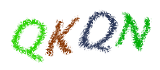
#> input picture src/contradiction/tesseract/dianxin-code.png, 160 x 70 px
$ python run.py
#> lines starting #> are read from the running program, lines starting #| are printed output that depends on the picture; after the words box and inside, x2 and y2 are one past the last pixel; in counts of white or black regions, pixels touching at a corner belong together
# -*- coding: utf-8 -*-
import pytesseract
from PIL import Image
import os
import re

def use_simple_text_image(image_name,lang='eng'):
    '''
    识别简单图形验证码,先预处理原图后再识别,并将识别结果剔除掉无关中文字符(数字加字母类型验证码)
    '''
    preprocess_image_name = preprocess_image(image_name)
    image = Image.open(preprocess_image_name)
    result = pytesseract.image_to_string(image,lang=lang)
    print(result)
    result = postprocess_result(result)
    print(result)
    return result

def convert_gray_image(image_name):
    '''
    灰度化处理图片
    '''
    image = Image.open(image_name)
    # 转灰度
    gray_image = image.convert('L')
    gray_image_name = get_covert_image(image_name,'gray-')
    # 保存灰度图
    gray_image.save(gray_image_name)
    # 返回灰度图名称
    return gray_image_name

def convert_binarization_image(image_name,threshold=127):
    '''
    二值化处理图片
    '''
    image = Image.open(image_name)
    # 二值化,默认阈值 127
    table = []
    for i in  range(256):
        if i < threshold:
            table.append(0)
        else:
            table.append(1)
    binarization_image = image.point(table,'1')
    # binarization_image = image.convert('1')
    binarization_image_name = get_covert_image(image_name,'binarization-threshold-%d-'%threshold)
    # 保存二值图
    binarization_image.save(binarization_image_name)

    # 返回二值图名称
    return binarization_image_name

def convert_gray_image(image_name):
    '''
    灰度化处理图片
    '''
    image = Image.open(image_name)
    # 转灰度
    gray_image = image.convert('L')
    gray_image_name = get_covert_image(image_name,'gray-')
    # 保存灰度图
    gray_image.save(gray_image_name)
    # 返回灰度图名称
    return gray_image_name

def delete_spot_image(image_name):
    '''
    删除无关噪点
    '''
    image = Image.open(image_name)
    data = image.getdata()
    w, h = image.size
    black_point = 0
    for x in range(1, w - 1):
        for y in range(1, h - 1):
            mid_pixel = data[w * y + x]  # 中央像素点像素值
            if mid_pixel < 50:  # 找出上下左右四个方向像素点像素值
                top_pixel = data[w * (y - 1) + x]
                left_pixel = data[w * y + (x - 1)]
                down_pixel = data[w * (y + 1) + x]
                right_pixel = data[w * y + (x + 1)]
                # 判断上下左右的黑色像素点总个数
                if top_pixel < 10:
                    black_point += 1
                if left_pixel < 10:
                    black_point += 1
                if down_pixel < 10:
                    black_point += 1
                if right_pixel < 10:
                    black_point += 1
                if black_point < 1:
                    image.putpixel((x, y), 255)
                black_point = 0

    spot_image_name = get_covert_image(image_name,'spot-')
    image.save(spot_image_name)
    return spot_image_name

def preprocess_image(image_name):
    '''
    预处理图片,先灰度化再二值化处理图片
    '''
    # 灰度化
    gray_image_name = convert_gray_image(image_name)
    # 二值化
    binarization_image_name = convert_binarization_image(gray_image_name,threshold=160)
    # 删除噪点像素
    spot_image_name = delete_spot_image(binarization_image_name)
    # 返回预处理图名称
    return spot_image_name

def postprocess_result(result):
    '''
    剔除无效字符
    '''
    post_result = re.sub(u'([^\u4e00-\u9fa5\u0030-\u0039\u0041-\u005a\u0061-\u007a])', '', result)
    return post_result

def get_covert_image(image_name,covert_prefix):
    '''
    获取转换后文件名,支持文件名称,相对路径和绝对路径
    '''
    # 分割目录和文件名,形如: ('/Users/snowdreams1006/Downloads', 'zui56-code.jpeg')
    split_image_name = os.path.split(image_name)
    dir_split_image_name = split_image_name[0]
    file_split_image_name = split_image_name[1]

    # 分离文件名称和后缀名称,形如: ('zui56-code', '.jpeg')
    splitext_image_name = os.path.splitext(file_split_image_name)
    name_splitext_image_name = splitext_image_name[0]
    suffix_splitext_image_name = splitext_image_name[1]

    # 添加转换前缀并拼接形成新路径,形如: /Users/snowdreams1006/Downloads/binarization-zui56-code.jpeg
    binarization_image_name = ''.join([covert_prefix,name_splitext_image_name,suffix_splitext_image_name])
    if dir_split_image_name:
        binarization_image_name = ''.join([dir_split_image_name,os.sep,binarization_image_name])

    return binarization_image_name

def main():
    use_simple_text_image('dianxin-code.png')
#> in convert_gray_image, image is the input picture: PIL image 160x70 RGBA; mean R, G, B, A 226.2, 236.6, 222.8, 255
#> in convert_gray_image, `gray_image = image.convert('L')`:
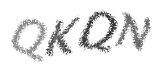
#> gray_image: PIL image 160x70 L; min 55, max 255, mean 231.9
#> in convert_binarization_image, `binarization_image = image.point(table,'1')`:
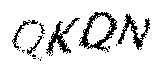
#> binarization_image: PIL image 160x70 1; 87.9% white; black in thin lines or dots, all inside (x1, y1, x2, y2) = (12, 12, 150, 61)
#> after the loop in delete_spot_image, `for x in range(1, w - 1):`:
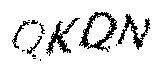
#> image: PIL image 160x70 1; 88.3% white; 14 black regions (7 under 20 px), largest, box (x1, y1, x2, y2) and area: (79, 12, 117, 52) 443, (46, 18, 80, 56) 326, (118, 14, 150, 50) 322
#> (the call stopped at in use_simple_text_image, `result = pytesseract.image_to_string(image,lang=lang)`: pytesseract is not available in this run)

if __name__ == '__main__':
    main()

$ run again, with src/contradiction/tesseract/code.png copied over src/contradiction/tesseract/dianxin-code.png
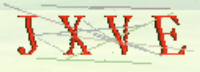
#> input picture src/contradiction/tesseract/code.png, 200 x 72 px
#> in convert_gray_image, image is the input picture: PIL image 200x72 RGBA; mean R, G, B, A 224.9, 220.9, 193.9, 255
#> in convert_gray_image, `gray_image = image.convert('L')`:
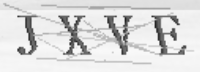
#> gray_image: PIL image 200x72 L; min 34, max 249, mean 219
#> in convert_binarization_image, `binarization_image = image.point(table,'1')`:
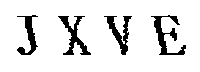
#> binarization_image: PIL image 200x72 1; 89.3% white; 4 black regions, box (x1, y1, x2, y2) and area: (151, 15, 186, 55) 440, (58, 16, 91, 55) 410, (104, 16, 132, 55) 373, (17, 15, 38, 55) 315
